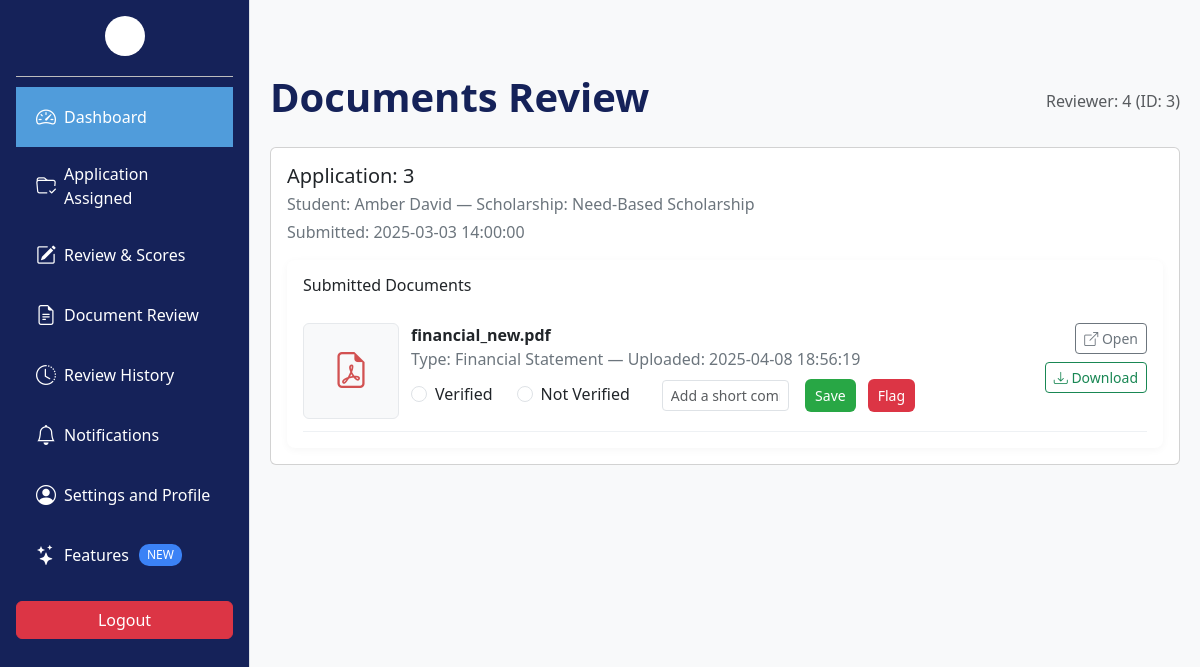
The app's page /reviewer/document.php (signed in) with its own data.
### tables this page shows
CREATE TABLE ReviewCommittee (
    reviewer_id INT PRIMARY KEY AUTO_INCREMENT,
    name VARCHAR(100) NOT NULL,
    email VARCHAR(100) NOT NULL UNIQUE,
    role ENUM('Senior Reviewer', 'Junior Reviewer') NOT NULL,
    user_id INT NOT NULL,
    FOREIGN KEY (user_id) REFERENCES Users(user_id) ON DELETE CASCADE
);

CREATE TABLE Applications (
    application_id INT PRIMARY KEY AUTO_INCREMENT,
    student_id INT NOT NULL,
    scholarship_id INT NOT NULL,
    submission_date TIMESTAMP DEFAULT CURRENT_TIMESTAMP,
    document_url VARCHAR(255) DEFAULT NULL,
    finantial_statement_url VARCHAR(255) DEFAULT NULL,
    recommendation_letter_url VARCHAR(255) DEFAULT NULL,
    assigned_reviewer_id INT DEFAULT NULL,
    status ENUM('Submitted', 'Pending', 'Under Review', 'Approved', 'Accepted', 'Rejected', 'Needs More Info') DEFAULT 'Submitted',
    FOREIGN KEY (student_id) REFERENCES Students(student_id) ON DELETE CASCADE,
    FOREIGN KEY (scholarship_id) REFERENCES Scholarships(scholarship_id) ON DELETE CASCADE
);

CREATE TABLE Scholarships (
    scholarship_id INT PRIMARY KEY AUTO_INCREMENT,
    name VARCHAR(255) NOT NULL,
    amount DECIMAL(10,2) NOT NULL CHECK (amount > 0),
    gpa DECIMAL(3,1) DEFAULT NULL,
    other_criteria VARCHAR(255) DEFAULT NULL,
    application_start DATE DEFAULT NULL,
    application_end DATE NOT NULL,
    status ENUM('Open', 'Closed', 'Awarded') DEFAULT 'Open',
    created_at TIMESTAMP DEFAULT CURRENT_TIMESTAMP
);

CREATE TABLE Document (
    document_id INT PRIMARY KEY AUTO_INCREMENT,
    application_id INT NOT NULL,
    url VARCHAR(255) NOT NULL,
    type ENUM('Transcript', 'Recommendation Letter', 'Financial Statement', 'Other') NOT NULL,
    created_at TIMESTAMP DEFAULT CURRENT_TIMESTAMP,
    updated_at TIMESTAMP DEFAULT CURRENT_TIMESTAMP ON UPDATE CURRENT_TIMESTAMP,
    FOREIGN KEY (application_id) REFERENCES Applications(application_id) ON DELETE CASCADE
);

### reviewer/document.php (the view, shortened to what this page needs)
<?php
include "../Database/db.php";
function h($s){ return htmlspecialchars($s, ENT_QUOTES, 'UTF-8'); }
$session_user_id = $_SESSION['user_id'] ?? 4;
$reviewer_id = null;
if ($conn) {
    $stmt = $conn->prepare("SELECT reviewer_id FROM ReviewCommittee WHERE user_id = ? LIMIT 1");
    if ($stmt) {
        $stmt->bind_param("i", $session_user_id);
        $stmt->execute();
        $res = $stmt->get_result();
        if ($res && $row = $res->fetch_assoc()) {
            $reviewer_id = (int)$row['reviewer_id'];
        }
    }
}
if ($conn) {
    $createSql = "
    CREATE TABLE IF NOT EXISTS DocumentReviews (
      id INT AUTO_INCREMENT PRIMARY KEY,
      document_id INT NOT NULL,
      reviewer_id INT NOT NULL,
      status ENUM('Verified','Not Verified') DEFAULT NULL,
      comment TEXT DEFAULT NULL,
      flagged TINYINT(1) DEFAULT 0,
      reviewed_at TIMESTAMP DEFAULT CURRENT_TIMESTAMP ON UPDATE CURRENT_TIMESTAMP,
      CONSTRAINT fk_docrev_document FOREIGN KEY (document_id) REFERENCES Document(document_id) ON DELETE CASCADE,
      CONSTRAINT fk_docrev_reviewer FOREIGN KEY (reviewer_id) REFERENCES ReviewCommittee(reviewer_id) ON DELETE CASCADE
    ) ENGINE=InnoDB;
    ";
    $conn->query($createSql);
}
$applications = [];
if ($conn && $reviewer_id) {
    $sql = "
      SELECT DISTINCT a.application_id, a.submission_date, s.student_id, s.first_name, s.last_name, sc.name AS scholarship_name
      FROM Applications a
      JOIN Reviews r ON r.application_id = a.application_id
      JOIN Students s ON a.student_id = s.student_id
      LEFT JOIN Scholarships sc ON a.scholarship_id = sc.scholarship_id
      WHERE r.reviewer_id = ?
      ORDER BY a.submission_date DESC
    ";
    $stmt = $conn->prepare($sql);
    if ($stmt) {
        $stmt->bind_param("i", $reviewer_id);
        $stmt->execute();
        $res = $stmt->get_result();
        while ($row = $res->fetch_assoc()) {
            $row['student_name'] = trim($row['first_name'] . ' ' . $row['last_name']);
            $applications[$row['application_id']] = $row;
        }
    }
}
$application_documents = [];
if ($conn && !empty($applications)) {
    $docStmt = $conn->prepare("SELECT d.document_id, d.application_id, d.url, d.type, d.created_at, dr.status AS review_status, dr.comment AS review_comment, dr.flagged
        FROM Document d
        LEFT JOIN DocumentReviews dr ON d.document_id = dr.document_id AND dr.reviewer_id = ?
        WHERE d.application_id = ?
        ORDER BY d.created_at DESC");
    if ($docStmt) {
        foreach ($applications as $appId => $app) {
            $docStmt->bind_param("ii", $reviewer_id, $appId);
            $docStmt->execute();
            $res = $docStmt->get_result();
            $docs = [];
            while ($d = $res->fetch_assoc()) $docs[] = $d;
            $application_documents[$appId] = $docs;
        }
    }
}
?>
<!DOCTYPE html>
<html lang="en">
<head>
  <link href="https://cdn.jsdelivr.net/npm/bootstrap@5.3.3/dist/css/bootstrap.min.css" rel="stylesheet"/>
  <link href="https://cdn.jsdelivr.net/npm/bootstrap-icons@1.10.5/font/bootstrap-icons.css" rel="stylesheet"/>
</head>
<body>
<?php include 'sidebar.php'; ?>
<div class="main-content">
  <div class="page-header">
    <h1>Documents Review</h1>
    <div class="text-muted">Reviewer: <?= h($session_user_id) ?> <?= $reviewer_id ? '(ID: ' . h($reviewer_id) . ')' : '' ?></div>
  </div>
  <?php if (!$reviewer_id): ?>
    <div class="alert alert-warning">No reviewer profile found for your user. You must be registered as a reviewer to review documents.</div>
  <?php elseif (empty($applications)): ?>
    <div class="alert alert-info">No applications assigned to you yet.</div>
  <?php else: ?>
    <?php foreach ($applications as $appId => $app): ?>
      <div class="card card-app">
        <div class="card-body">
          <div class="d-flex justify-content-between align-items-start">
            <div>
              <h5 class="card-title mb-1">Application: <?= h($appId) ?></h5>
              <div class="muted mb-1">Student: <?= h($app['student_name']) ?> — Scholarship: <?= h($app['scholarship_name'] ?? '-') ?></div>
              <div class="muted">Submitted: <?= h($app['submission_date']) ?></div>
            </div>
          </div>
          <div class="documents-section mt-3">
            <h6 class="mb-3">Submitted Documents</h6>
            <?php
            $docs = $application_documents[$appId] ?? [];
            if (empty($docs)): ?>
              <div class="text-muted">No documents uploaded for this application.</div>
            <?php else: ?>
              <?php foreach ($docs as $d):
                $ext = strtolower(pathinfo($d['url'], PATHINFO_EXTENSION));
                $isImg = in_array($ext, ['jpg','jpeg','png','gif','webp']);
                $isPdf = $ext === 'pdf';
                $thumb = $isImg ? $d['url'] : null;
                $fileName = basename($d['url']);
                $review_status = $d['review_status'] ?? null;
                $review_comment = $d['review_comment'] ?? '';
                ?>
                <div class="document-item">
                  <div class="doc-thumb" onclick="openPreview('<?= h($d['url']) ?>')">
                    <?php if ($isImg): ?>
                      <img src="<?= h($thumb) ?>" alt="" style="max-width:96px; max-height:96px; border-radius:6px;">
                    <?php elseif ($isPdf): ?>
                      <i class="bi bi-file-earmark-pdf" style="font-size:36px; color:#d25151;"></i>
                    <?php else: ?>
                      <i class="bi bi-file-earmark" style="font-size:32px; color:#6c757d;"></i>
                    <?php endif; ?>
                  </div>
                  <div class="doc-info">
                    <div style="display:flex; justify-content:space-between; gap:12px;">
                      <div>
                        <strong><?= h($fileName) ?></strong>
                        <div class="muted">Type: <?= h($d['type']) ?> — Uploaded: <?= h($d['created_at']) ?></div>
                      </div>
                    </div>
                    <div class="mt-2">
                      <form method="POST" class="form-inline">
                        <div class="form-check form-check-inline">
                          <input class="form-check-input" type="radio" id="v<?= $d['document_id'] ?>1" name="status" value="Verified" <?= $review_status === 'Verified' ? 'checked' : '' ?>>
                          <label class="form-check-label" for="v<?= $d['document_id'] ?>1">Verified</label>
                        </div>
                        <div class="form-check form-check-inline">
                          <input class="form-check-input" type="radio" id="v<?= $d['document_id'] ?>2" name="status" value="Not Verified" <?= $review_status === 'Not Verified' ? 'checked' : '' ?>>
                          <label class="form-check-label" for="v<?= $d['document_id'] ?>2">Not Verified</label>
                        </div>
                        <div style="flex:1; margin-left:8px;">
                          <input type="text" name="comment" class="form-control form-control-sm" placeholder="Add a short comment" value="<?= h($review_comment) ?>">
                        </div>
                        <div style="display:flex; gap:6px; margin-left:8px;">
                          <button type="submit" class="btn btn-verify btn-sm">Save</button>
                      </form>
                      <form method="POST" style="display:inline-block; margin-left:6px;">
                        <button type="submit" class="btn btn-flag btn-sm" title="Flag as suspicious">Flag</button>
                      </form>
                        </div>
                    </div>
                  </div>
                  <div class="doc-actions">
                    <a href="<?= h($d['url']) ?>" target="_blank" class="btn btn-outline-secondary btn-sm"><i class="bi bi-box-arrow-up-right"></i> Open</a>
                    <a href="<?= h($d['url']) ?>" download class="btn btn-outline-success btn-sm"><i class="bi bi-download"></i> Download</a>
                  </div>
                </div>
              <?php endforeach; ?>
            <?php endif; ?>
          </div>
        </div>
      </div>
    <?php endforeach; ?>
  <?php endif; ?>
</body>
</html>

### reviewer/document.php (style rules this page uses)
body { background:#f8f9fa; }
.main-content { min-height:100vh; padding:22px; }
.page-header { display:flex; justify-content:space-between; align-items:center; margin-bottom:18px; }
.page-header h1 { color:#152259; font-weight:700; }
.card-app { margin-bottom:18px; }
.documents-section { background:#fff; border-radius:8px; padding:16px; box-shadow:0 2px 8px rgba(0,0,0,0.04); }
.document-item { border-bottom:1px solid #eef1f4; padding:12px 0; display:flex; gap:12px; align-items:flex-start; }
.doc-thumb { width:96px; height:96px; object-fit:cover; border-radius:6px; border:1px solid #e6e9ec; display:flex; align-items:center; justify-content:center; background:#f8f9fa; }
.doc-info { flex:1; }
.doc-actions { min-width:220px; display:flex; flex-direction:column; gap:8px; align-items:flex-end; }
.btn-verify { background:#28a745; color:#fff; border:none; padding:6px 10px; border-radius:6px; }
.btn-flag { background:#dc3545; color:#fff; border:none; padding:6px 10px; border-radius:6px; }
.muted { color:#6c757d; }
.form-inline { display:flex; gap:8px; align-items:center; flex-wrap:wrap; }

### reviewer/sidebar.php (style rules this page uses)
.main-content { margin-left: 250px; padding: 20px; }

### records on screen
reviewcommittee: reviewer_id "3"
applications: appId "3", student_name "Amber David", scholarship.name "Need-Based Scholarship", submission_date "2025-03-03 14:00:00"
document: url "financial_new.pdf", type "Financial Statement", created_at "2025-04-08 18:56:19"

### other values on screen
$session_user_id "4"
